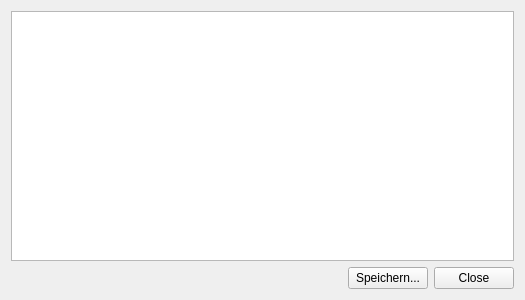
<?xml version="1.0" encoding="UTF-8"?>
<ui version="4.0">
 <class>PVTResultWidget</class>
 <widget class="QWidget" name="PVTResultWidget">
  <property name="geometry">
   <rect>
    <x>0</x>
    <y>0</y>
    <width>525</width>
    <height>300</height>
   </rect>
  </property>
  <property name="windowTitle">
   <string>Ergebnisse</string>
  </property>
  <layout class="QVBoxLayout" name="verticalLayout">
   <item>
    <widget class="QPlainTextEdit" name="plainTextEditResults"/>
   </item>
   <item>
    <layout class="QHBoxLayout" name="horizontalLayout">
     <item>
      <spacer name="horizontalSpacer">
       <property name="orientation">
        <enum>Qt::Horizontal</enum>
       </property>
       <property name="sizeHint" stdset="0">
        <size>
         <width>40</width>
         <height>20</height>
        </size>
       </property>
      </spacer>
     </item>
     <item>
      <widget class="QPushButton" name="pushButtonSaveToFile">
       <property name="text">
        <string>Speichern...</string>
       </property>
      </widget>
     </item>
     <item>
      <widget class="QPushButton" name="pushButtonClose">
       <property name="text">
        <string>Close</string>
       </property>
      </widget>
     </item>
    </layout>
   </item>
  </layout>
 </widget>
 <resources/>
 <connections/>
</ui>
